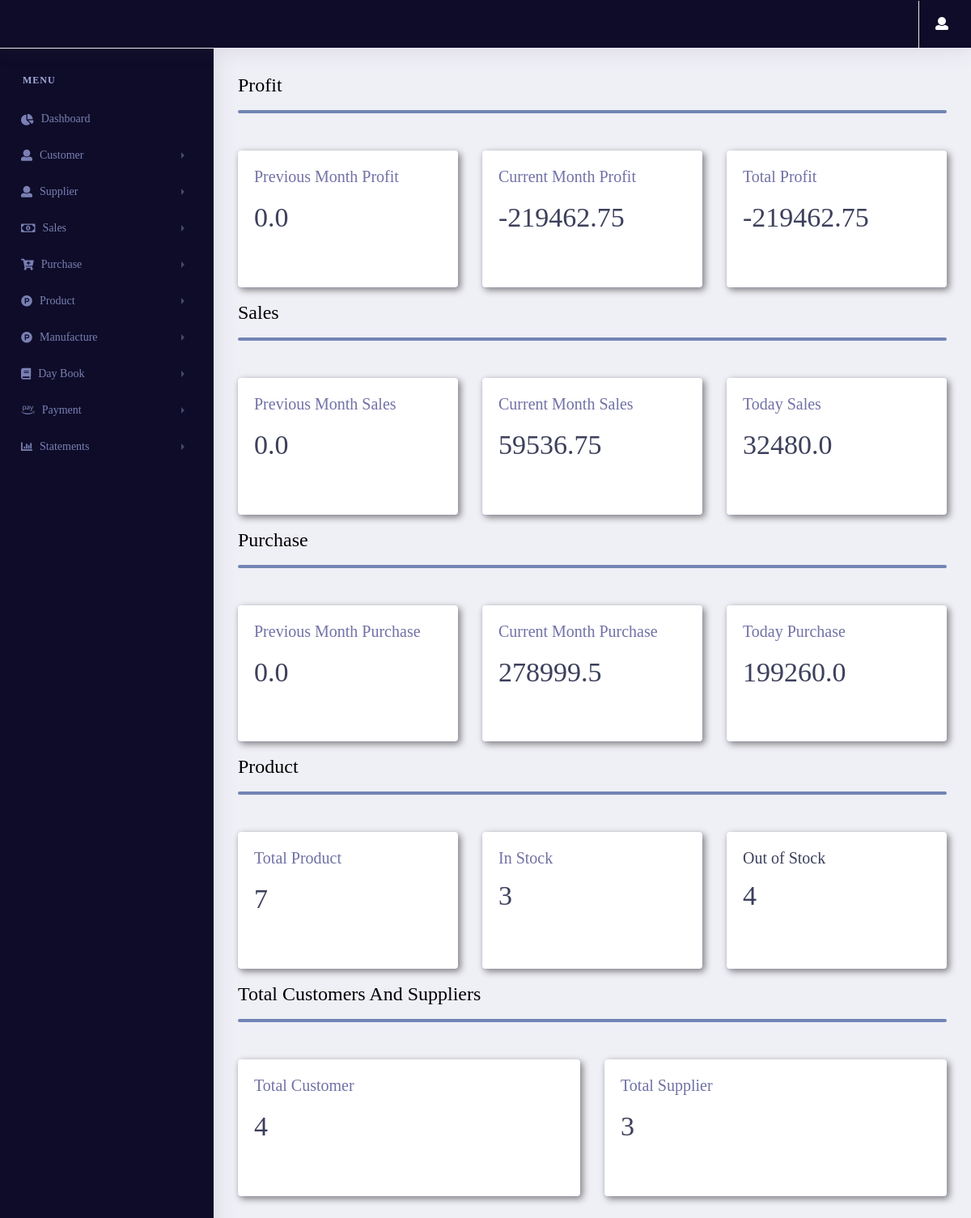
Screenshot of / (signed in) with the database file from the repository.
### dashboard/models.py (models this page shows, shortened)
class dashborad_data_estimate(models.Model):
    id = models.UUIDField(default=uuid.uuid4 , unique=True , primary_key=True , editable=False)
    model_name = models.CharField(default="Dashboard Estimate Data", max_length=50)
    today_estimate_sale = models.FloatField(null=True, blank=True, default=0)
    total_estimate_sale = models.FloatField(null=True, blank=True, default=0)
    current_month_estimate_sale = models.FloatField(null=True, blank=True, default=0)
    previous_month_estimate_sale = models.FloatField(null=True, blank=True, default=0)
    today_estimate_purchase = models.FloatField(null=True, blank=True, default=0)
    total_estimate_purchase = models.FloatField(null=True, blank=True, default=0)
    current_month_estimate_purchase = models.FloatField(null=True, blank=True, default=0)
    previous_month_estimate_purchase = models.FloatField(null=True, blank=True, default=0)
    current_month_profit = models.FloatField(null=True, blank=True, default=0)
    previous_month_profit = models.FloatField(null=True, blank=True, default=0)
    total_profit = models.FloatField(null=True, blank=True, default=0)
    total_customer_count = models.IntegerField(default=0, null=True, blank=True)
    total_supplier_count = models.IntegerField(default=0, null=True, blank=True)
    total_product_count = models.IntegerField(default=0, null=True, blank=True)
    @property
    def current_month_profit(self):
        return self.current_month_estimate_sale - self.current_month_estimate_purchase
    @property
    def previous_month_profit(self):
        return self.previous_month_estimate_sale - self.previous_month_estimate_purchase
    @property
    def total_profit(self):
        return self.total_estimate_sale - self.total_estimate_purchase

### dashboard/views.py (the view, shortened to what this page needs)
# urls.py: path('',include('dashboard.urls')),
@login_required(login_url='login')
def dashboard(request):
    if request.session['Estimate']:
        try:
            dashboard_data = dashborad_data_estimate.objects.get(model_name="Dashboard Estimate Data")
        except dashborad_data_estimate.DoesNotExist:
            dashboard_data = dashborad_data_estimate.objects.create(model_name="Dashboard Estimate Data")
        Customer_data = dashboard_data.total_customer_count
        Supplier_data = dashboard_data.total_supplier_count
        Product_data = dashboard_data.total_product_count
        today_sale = dashboard_data.today_estimate_sale
        current_month_sale = dashboard_data.current_month_estimate_sale
        previous_month_sale = dashboard_data.previous_month_estimate_sale
        today_purchase = dashboard_data.today_estimate_purchase
        current_month_purchase = dashboard_data.current_month_estimate_purchase
        previous_month_total_purchase = dashboard_data.previous_month_estimate_purchase
        current_month_profit = dashboard_data.current_month_profit
        previous_month_profit = dashboard_data.previous_month_profit
        total_profit = dashboard_data.total_profit
        stocks_with_min_quantity = Stock_estimate.objects.annotate(min_stock=F('product__minimum_stock')).filter(quantity__lte=F('min_stock'))
        out_of_stock = stocks_with_min_quantity.count()
        stock_data = Stock_estimate.objects.all().count()
        stock_data = int(stock_data) - int(out_of_stock)
        context = {
            'customerdata':Customer_data,
            'supplierdata':Supplier_data,
            'productdata':Product_data,
            'today_sale': today_sale,
            'current_month_sale':current_month_sale,
            'previous_month_sale':previous_month_sale,
            'today_purchase':today_purchase,
            'current_month_purchase':current_month_purchase,
            'previous_month_total_purchase':previous_month_total_purchase,
            'current_month_profit' : current_month_profit,
            'previous_month_profit' : previous_month_profit,
            'total_profit' : total_profit,
            'out_of_stock' : out_of_stock,
            'remaining_stock_data' : stock_data
        }
        return render(request,"dashboard/dashboard.html",context)

### dashboard/templates/dashboard/dashboard.html (shortened to what this page needs)
{% extends 'pages/base.html' %}
{% load user_auth %}
{% load static %}
{% block content %}
{% if request.session.Estimate == True %}
<div class="row">
  <div class="col-xl-12 col-lg-12 col-md-12 col-sm-6 col-12">
    <div class="page-header">
      <h2 class="pageheader-title" style="color: black">Profit</h2>
      <hr style="border: 2px solid #7185b4; border-radius: 5px" />
    </div>
  </div>
</div>
<div class="row">
  <div class="col-xl-4 col-lg-4 pt-3 col-md-6 col-sm-6 col-12">
    <div class="card h-100" style="filter: drop-shadow(3px 3px 4px gray)">
      <div class="card-body">
        <h3 class="text-muted">Previous Month Profit</h3>
        <div class="metric-value d-inline-block">
          <h1 class="mb-1 text-primary">
            <h1>{{previous_month_profit}}</h1>
          </h1>
        </div>
      </div>
    </div>
  </div>
  <div class="col-xl-4 col-lg-4 pt-3 col-md-6 col-sm-6 col-12">
    <div class="card h-100" style="filter: drop-shadow(3px 3px 4px gray)">
      <div class="card-body">
        <h3 class="text-muted">Current Month Profit</h3>
        <div class="metric-value d-inline-block">
          <h1 class="mb-1 text-primary">
            <h1>{{current_month_profit}}</h1>
          </h1>
        </div>
      </div>
    </div>
  </div>
  <div class="col-xl-4 col-lg-4 pt-3 col-md-12 col-sm-12 col-12">
    <div class="card h-100" style="filter: drop-shadow(3px 3px 4px gray)">
      <div class="card-body">
        <h3 class="text-muted">Total Profit</h3>
        <div class="metric-value d-inline-block">
          <h1 class="mb-1 text-primary">
            <h1>{{total_profit}}</h1>
          </h1>
        </div>
      </div>
    </div>
  </div>
</div>
<div class="row pt-3">
  <div class="col-xl-12 col-lg-12 col-md-12 col-sm-6 col-12">
    <div class="page-header">
      <h2 class="pageheader-title" style="color: black">Sales</h2>
      <hr style="border: 2px solid #7185b4; border-radius: 5px" />
    </div>
  </div>
</div>
<div class="row">
  <div class="col-xl-4 col-lg-4 pt-3 col-md-6 col-sm-6 col-12">
    <div class="card h-100" style="filter: drop-shadow(3px 3px 4px gray)">
      <div class="card-body">
        <h3 class="text-muted">Previous Month Sales</h3>
        <div class="metric-value d-inline-block">
          <h1 class="mb-1 text-primary">
            <h1>{{previous_month_sale}}</h1>
          </h1>
        </div>
      </div>
    </div>
  </div>
  <div class="col-xl-4 col-lg-4 pt-3 col-md-6 col-sm-6 col-12">
    <div class="card h-100" style="filter: drop-shadow(3px 3px 4px gray)">
      <div class="card-body">
        <h3 class="text-muted">Current Month Sales</h3>
        <div class="metric-value d-inline-block">
          <h1 class="mb-1 text-primary">
            <h1>{{current_month_sale}}</h1>
          </h1>
        </div>
      </div>
    </div>
  </div>
  <div class="col-xl-4 col-lg-4 pt-3 col-md-12 col-sm-12 col-12">
    <div class="card h-100" style="filter: drop-shadow(3px 3px 4px gray)">
      <div class="card-body">
        <h3 class="text-muted">Today Sales</h3>
        <div class="metric-value d-inline-block">
          <h1 class="mb-1 text-primary">
            <h1>{{today_sale}}</h1>
          </h1>
        </div>
      </div>
    </div>
  </div>
</div>
<div class="row pt-3">
  <div class="col-xl-12 col-lg-12 col-md-12 col-sm-6 col-12">
    <div class="page-header">
      <h2 class="pageheader-title" style="color: black">Purchase</h2>
      <hr style="border: 2px solid #7185b4; border-radius: 5px" />
    </div>
  </div>
</div>
<div class="row">
  <div class="col-xl-4 col-lg-4 pt-3 col-md-6 col-sm-6 col-12">
    <div class="card h-100" style="filter: drop-shadow(3px 3px 4px gray)">
      <div class="card-body">
        <h3 class="text-muted">Previous Month Purchase</h3>
        <div class="metric-value d-inline-block">
          <h1 class="mb-1 text-primary">
            <h1>{{previous_month_total_purchase}}</h1>
          </h1>
        </div>
      </div>
    </div>
  </div>
  <div class="col-xl-4 col-lg-4 pt-3 col-md-6 col-sm-6 col-12">
    <div class="card h-100" style="filter: drop-shadow(3px 3px 4px gray)">
      <div class="card-body">
        <h3 class="text-muted">Current Month Purchase</h3>
        <div class="metric-value d-inline-block">
          <h1 class="mb-1 text-primary">
            <h1>{{current_month_purchase}}</h1>
          </h1>
        </div>
      </div>
    </div>
  </div>
  <div class="col-xl-4 col-lg-4 pt-3 col-md-12 col-sm-12 col-12">
    <div class="card h-100" style="filter: drop-shadow(3px 3px 4px gray)">
      <div class="card-body">
        <h3 class="text-muted">Today Purchase</h3>
        <div class="metric-value d-inline-block">
          <h1 class="mb-1 text-primary">
            <h1>{{today_purchase}}</h1>
          </h1>
        </div>
      </div>
    </div>
  </div>
</div>
<div class="row">
  <div class="col-xl-12 pt-3 col-lg-12 col-md-12 col-sm-12 col-12">
    <div class="page-header">
      <h2 class="pageheader-title" style="color: black">Product</h2>
      <strong
        ><hr style="border: 2px solid #7185b4; border-radius: 5px"
      /></strong>
    </div>
  </div>
</div>
<div class="row">
   <div class="col-xl-4 col-lg-4 pt-3 col-md-6 col-sm-6 col-12">
    <div class="card h-100" style="filter: drop-shadow(3px 3px 4px gray)">
      <div class="card-body">
        <h3 class="text-muted">Total Product</h3>
        <div class="metric-value d-inline-block">
          <h1 class="mb-1 text-primary">
            <h1>{{productdata}}</h1>
          </h1>
        </div>
      </div>
    </div>
  </div>
  <div class="col-xl-4 col-lg-4 pt-3 col-md-6 col-sm-6 col-12">
    <div class="card h-100" style="filter: drop-shadow(3px 3px 4px gray)">
      <div class="card-body">
        <h3 class="text-muted">In Stock</h3>
        <div class="metric-value d-inline-block">
            <h1>{{remaining_stock_data}}</h1>
        </div>
      </div>
    </div>
  </div>
  <div class="col-xl-4 col-lg-4 pt-3 col-md-12 col-sm-12 col-12">
    <a href="{% url 'outofstock' %}">
      <div class="card h-100 card_out" style="filter: drop-shadow(3px 3px 4px gray)">
        <div class="card-body stockclass">
          <h3 class="stocktext">Out of Stock</h3>
          <div class="metric-value d-inline-block">
            <h1>{{out_of_stock}}</h1>
          </div>
        </div>
      </div>
    </a>
  </div>
</div>
<div class="row">
  <div class="col-xl-12 pt-3 col-lg-12 col-md-12 col-sm-12 col-12">
    <div class="page-header">
      <h2 class="pageheader-title" style="color: black">
        Total Customers And Suppliers
      </h2>
      <strong
        ><hr style="border: 2px solid #7185b4; border-radius: 5px"
      /></strong>
    </div>
  </div>
</div>
<div class="row">
  <div class="col-xl-6 col-lg-6 pt-3 col-md-6 col-sm-6 col-12">
    <div class="card h-100" style="filter: drop-shadow(3px 3px 4px gray)">
      <div class="card-body">
        <h3 class="text-muted">Total Customer</h3>
        <div class="metric-value d-inline-block">
          <h1 class="mb-1 text-primary">
            <h1>{{customerdata}}</h1>
          </h1>
        </div>
      </div>
    </div>
  </div>
  <div class="col-xl-6 col-lg-6 pt-3 col-md-6 col-sm-6 col-12">
    <div class="card h-100" style="filter: drop-shadow(3px 3px 4px gray)">
      <div class="card-body">
        <h3 class="text-muted">Total Supplier</h3>
        <div class="metric-value d-inline-block">
          <h1 class="mb-1 text-primary">
            <h1>{{supplierdata}}</h1>
          </h1>
        </div>
      </div>
    </div>
  </div>
</div>
{% endif %}
{% endblock content %}

### rows the page displays
dashborad_data_estimate: previous_month_estimate_sale "0.0", current_month_estimate_sale "59536.75", today_estimate_sale "32480.0", previous_month_estimate_purchase "0.0", current_month_estimate_purchase "278999.5", today_estimate_purchase "199260.0"

### other values shown
{{ previous_month_profit }} "0.0"
{{ current_month_profit }} "-219462.75"
{{ total_profit }} "-219462.75"
{{ productdata }} "7"
{{ remaining_stock_data }} "3"
{{ out_of_stock }} "4"
{{ customerdata }} "4"
{{ supplierdata }} "3"
